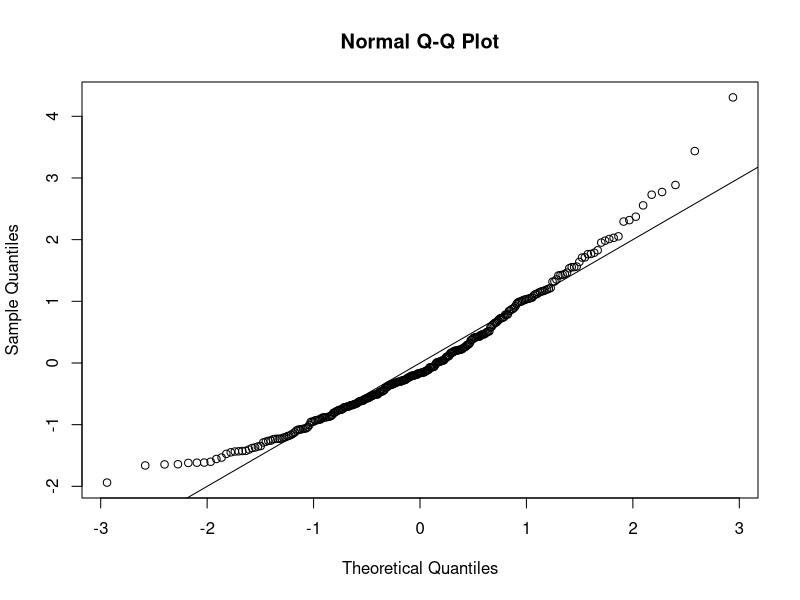
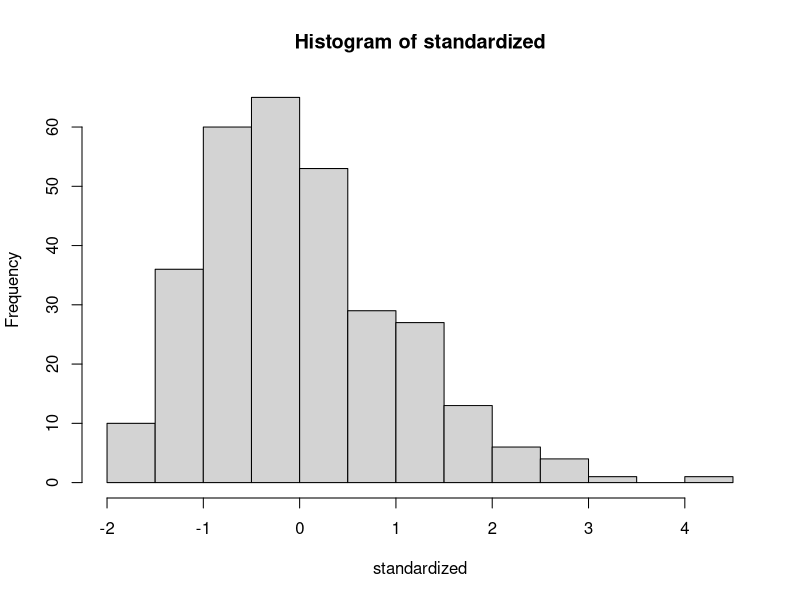
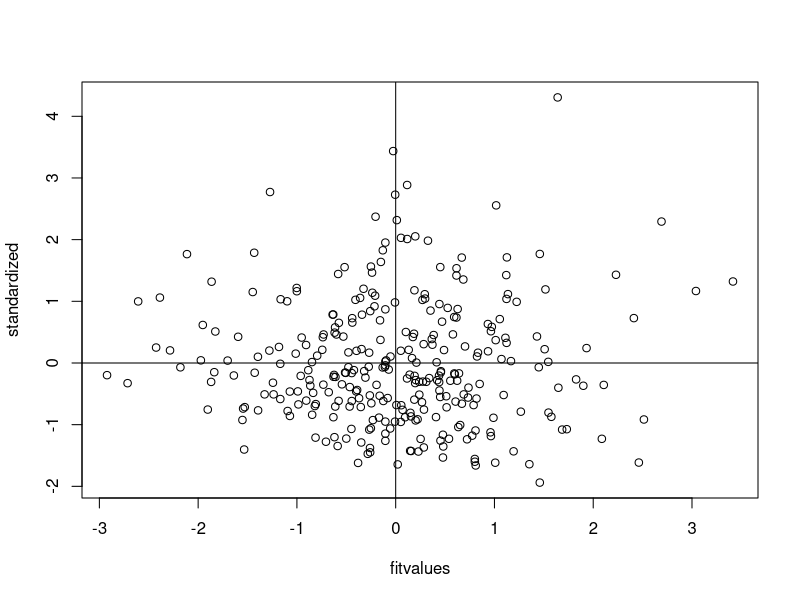

Here is the R script that generated these plots, in order: (Note: this script raises an error after producing the figures.)
##this data has the questions coded as Q22 but the script ha them as 103_
##wrong csv

setwd("E:/GA/Scales")
master = read.csv("Meaning_Scales_LAP_Reker_RR_RN_Paper.csv")
summary(master)

##Reverse Code. No Reverse Coding.
library(car)
master$Q22_16 = recode(master$Q22_16, "1='7'; 2='6'; 3='5'; 4='4'; 5='3'; 6='2'; 7='1'")

####DATA SCREENING####

##Missing Data##
library(mice)
percentmiss = function(x){ sum(is.na(x))/length(x) *100 }

##Going by rows ONLY
##here I excluded the first two columns because they were 
##included for everyone as IDs, so I don't want to count that
##as part of the percent toward what they did
notypos = master
missing = apply(notypos[ , 3:46], 1, percentmiss) 
table(missing)

##replace only the data that you should
replacepeople = notypos[ missing <= 5 , ]  
dontpeople = notypos[ missing > 5 , ]

##figure out the columns to exclude (survey data)
apply(replacepeople, 2, percentmiss)
replacecolumn = replacepeople[ , -c(1,2,47)]
dontcolumn = replacepeople[ , c(1,2,47)]

##let's mice it!
tempnomiss = mice(replacecolumn)
nomiss = complete(tempnomiss, 1)
summary(nomiss)

##put everything back together
filledin_none = cbind(dontcolumn, nomiss)
summary(filledin_none)

##Outliers##
mahal = mahalanobis(filledin_none[ , -c(1:3)], 
                    colMeans(filledin_none[ , -c(1:3)], na.rm = TRUE),
                    cov(filledin_none[ , -c(1:3)], use="pairwise.complete.obs"))

summary(mahal)
cutoff = qchisq(.999,ncol(filledin_none[ , -c(1:3)])) 
summary(mahal < cutoff)
noout = filledin_none[ mahal < cutoff, ]

##additivity: correlations
correlations = cor(noout[,-c(1:3)], use="pairwise.complete.obs")
symnum(correlations)

##make the random stuff
random = rchisq(nrow(noout), 7)
##be sure here not to include the ID columns!
fake = lm(random~., data=noout[ , -c(1:3)])

##get the linearity plot
##create the standardized residuals
standardized = rstudent(fake)
qqnorm(standardized)
abline(0,1)

##multivariate normality
hist(standardized, breaks=15)

##homogeneity and homoscedaticity
fitvalues = scale(fake$fitted.values)
plot(fitvalues, standardized) 
abline(0,0)
abline(v = 0)

##Scoring
LP <- rowSums(noout[, c(14,22,23,30,31,38,39,46)])
LP

EV <- rowSums(noout[, c(4,12,16,20,28,34,40)])
EV

LC <- rowSums(noout[, c(17,25,41)])
LC

Death <- rowSums(noout[, c(19,27,35,43)])
Death

WM <- rowSums(noout[, c(7,9,15,36,44,47)])
WM

GS <- rowSums(noout[, c(21,24,29,37)])
GS

FMF <- rowSums(noout[, c(5,8,13,45)])
FMF

##exclude paper people using noout dataset 
nooutnop = subset(noout, Source < 2)
nomissnop = subset(filledin_none, Source < 2)

##overallmodel 
names(nomissnop)
library(lavaan)
overallmodel = '
LP =~ Q22_11 + Q22_19 + Q22_20 + Q22_27 + Q22_28 + Q22_35 + Q22_36 + Q22_43
EV =~ Q22_1 + Q22_9 + Q22_13 + Q22_17 + Q22_25 + Q22_31 + Q22_37
LC =~ Q22_14 + Q22_22 + Q22_38
Death =~ Q22_16 + Q22_24 + Q22_32 + Q22_40
WM =~ Q22_4 + Q22_6 + Q22_12 + Q22_33 + Q22_41 + Q22_44 
GS =~ Q22_18 + Q22_21 + Q22_26 + Q22_34 
FMF =~ Q22_2 + Q22_5 + Q22_10 + Q22_42
'
fit = cfa(overallmodel, 
          data = nomissnop, 
          meanstructure = TRUE)

fitMeasures(fit)
table(nomissnop$Source)
inspect(fit,"cov.lv")

##subset 
random = subset(nomissnop, Source == "1")
notrandom = subset(nomissnop, Source =="0")

##fit for random 
random.fit = cfa(overallmodel, 
                 data = random, 
                 meanstructure = TRUE)
summary(random.fit, 
        standardized = TRUE, 
        rsquare = TRUE, 
        fit.measure = TRUE)
fitMeasures(random.fit)
